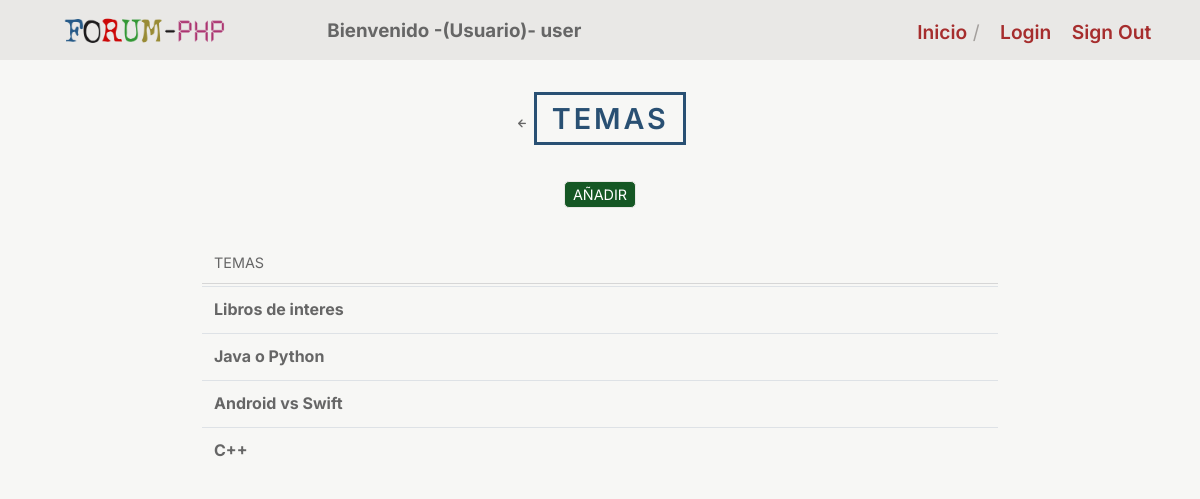
The page /indexTopics.php?id=29 (signed in) on the database its author committed.
### tables this page shows
CREATE TABLE `topics` (
  `topic_id` int(8) NOT NULL,
  `topic_subject` varchar(50) NOT NULL,
  `topic_cat` int(8) NOT NULL,
  `topic_by` int(8) NOT NULL
);

### controller/topic_controller.php (called while the page is built, shortened)
<?php
require('./domain/Conecction.php');
require_once('./domain/Topic.php');
function iniTopic($cat_id)
{
    $conection = new Conecction();
    $dbh = $conection->getConection();
    include('view/header_view.php');
    $topic = new Topic();
    $temas = $topic->getTopics($dbh, $cat_id);
    include('model/listtopics_model.php');
    listTopics($dbh, $temas, $cat_id);
}
?>

### domain/Topic.php (called while the page is built, shortened)
<?php
class Topic
{
  public function getTopics($dbh, $cat_id)
  {
    try {
      $stmt = $dbh->prepare("SELECT topic_id, topic_subject, topic_by FROM topics WHERE topic_cat = :id ");
      $stmt->bindParam(":id", $cat_id, PDO::PARAM_INT);
      $stmt->execute();
      $temas = $stmt->fetchAll(PDO::FETCH_ASSOC);
      return $temas;
    } catch (PDOException $e) {
      echo "ERROR: " . $e->getMessage();
      redirect('errorpagePDO_view.php');
    }
  }
}
?>

### view/MemberTopic_view.php (the view, shortened to what this page needs)
<tr>
  <td><a href="indexPost.php?id=<?= $topic['topic_id'] ?>"><strong>
        <?= $topic['topic_subject'] ?>
      </strong></a></td>
</tr>

### model/listtopics_model.php
<?php
function listTopics($dbh, $temas, $cat_id)
{
  ?>
  <main class="container" id="content">
    <section class="header">
      <a href="#" onclick="window.history.back(); return false;">
        <span class='uil-arrow-left'></span>
      </a>
      <h1>Temas</h1>
    </section>
    <table class="categories">
      <tr>
        <th>Temas</th>
        <?php
        foreach ($temas as $topic) {
          include('./view/MemberTopic_view.php');
        }
        ?>
  </main>
  <section class="header">
    <?php
    if ($_SESSION['user_level'] == 0 || $_SESSION['user_level'] == 1) {
      ?>
      <a href="indexAddTopic.php?id=<?= $cat_id ?>" class="btn btn-secondary">Añadir</a>
      <?php
    }
    ?>
  </section>
  <?php
}
?>

### css/styles.css (style rules this page uses)
* { box-sizing: border-box; }
body { margin: 0; color: #666; background-color: #f7f7f5; }
a { color: #666; }
body { font-family: 'Inter', 'Arial', sans-serif; font-size: 100%; }
a { text-decoration: none; }
h1 { font-size: 1.8em; }
h1, h2 { font-weight: 600; margin: 0 0 0.14em 0; }
.container { margin: 0 auto 0 auto; max-width: 94%; }
.header { text-align: center; margin-bottom: 2em; text-transform: uppercase; }
.header h1 { color: #295073; border: 3px solid #295073; letter-spacing: 0.1em; display: inline-block; padding: .2em .5em; }
.btn, .btn-search { color: #fff; background: #295073; display: inline-block; width: min-content; white-space: nowrap; border: 1px solid transparent; border-radius: 5px; padding: .1rem .5rem; line-height: 1.5; vertical-align: middle; text-transform: uppercase; }
.btn { font-size: 0.9rem; }
.btn-secondary { color: #fff; background: #155724; border-color: #e9e8e6; }
table { width: 100%; margin-top: 2rem; table-layout: auto; background-color: transparent; border-collapse: separate; }
table.admin, table.categories { max-width: 800px; margin: 0 auto; }
th { text-align: left; text-transform: uppercase; font-size: 0.9rem; font-weight: normal; border-bottom: 1px solid #d6d6d6; padding: .75rem; vertical-align: top; }
td { padding: .75rem; vertical-align: top; border-top: 1px solid #dee2e6; }

### rows shown on the page
topics: topic_subject "Libros de interes"
topics: topic_subject "Java o Python"
topics: topic_subject "Android vs Swift"
topics: topic_subject "C++"

### other values the page prints
$_SESSION['user_name'] "user"
